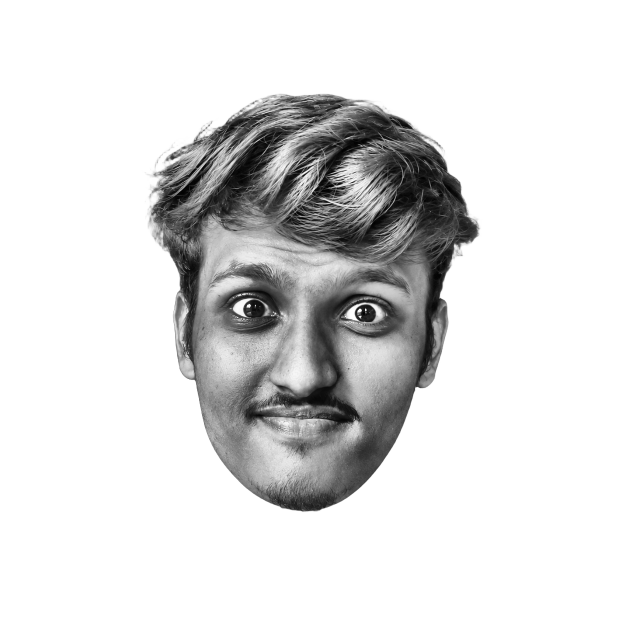
#> input picture scripts/source-prepped.png, 1254 x 1254 px (shown at 1/2 size)
$ python make_ascii_svg.py
#> lines starting #> are read from the running program, lines starting #| are printed output that depends on the picture
#!/usr/bin/env python3
"""
Convert a portrait photo into a CLEAN, monochrome ASCII-art SVG (Andrew6rant
style: one light-gray color, subject isolated on a dark background) that "types"
itself in like a terminal, then holds.

Output: mahesh-ascii.svg (repo root)
Usage: python scripts/make_ascii_svg.py [source-prepped.png] [mahesh-ascii.svg]
"""
import html
import os
import pathlib
import sys
from PIL import Image, ImageEnhance

HERE = pathlib.Path(__file__).parent
SRC = sys.argv[1] if len(sys.argv) > 1 else str(HERE / "source-prepped.png")
OUT = sys.argv[2] if len(sys.argv) > 2 else str(HERE.parent / "mahesh-ascii.svg")

COLS = int(os.environ.get("COLS", 180))
ART_W_TARGET = 800
CELL_W = ART_W_TARGET / COLS
CELL_H = CELL_W * 15 / 8
ROWS = round(COLS * 8 / 15)
RAMP = " .`:-=+*cs#%@"

CONTRAST = 1.05
BRIGHTNESS = 1.0
GAMMA = 1.18
WHITE_FLOOR = 0.80

PAD = 20
TITLEBAR_H = 30
STATUS_H = 30
ART_W = COLS * CELL_W
ART_H = ROWS * CELL_H
CANVAS_W = ART_W + PAD * 2
CANVAS_H = TITLEBAR_H + ART_H + STATUS_H + PAD

BG = "#0d1117"
BG2 = "#111722"
FRAME = "#30363d"
TITLE_TEXT = "#7d8590"
INK = "#c9d1d9"
CURSOR = "#c9d1d9"

ROW_DUR = 5.8 / ROWS
STAGGER = ROW_DUR


def build_svg():
    im = Image.open(SRC).convert("L")
#> im is the input picture: PIL image 1254x1254 L; min 0, max 255, mean 221.3
    im = ImageEnhance.Brightness(im).enhance(BRIGHTNESS)
    im = ImageEnhance.Contrast(im).enhance(CONTRAST)
    im = im.resize((COLS, ROWS), Image.LANCZOS)
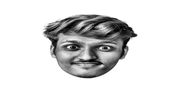
#> im: PIL image 180x96 L; min 0, max 255, mean 219.9
    px = im.load()

    rows_txt = []
    for y in range(ROWS):
        chars = []
        for x in range(COLS):
            lum = px[x, y] / 255.0
            lum = pow(lum, GAMMA)
            if lum >= WHITE_FLOOR:
                chars.append(" ")
                continue
            idx = int((1.0 - lum) * (len(RAMP) - 1) + 0.5)
            idx = max(0, min(len(RAMP) - 1, idx))
            chars.append(RAMP[idx])
        rows_txt.append("".join(chars))
#> after the loop, rows_txt = 96 items

    art_top = TITLEBAR_H + PAD * 0.35

    parts = []
    parts.append(
        f'<svg xmlns="http://www.w3.org/2000/svg" width="{CANVAS_W}" height="{CANVAS_H}" '
        f'viewBox="0 0 {CANVAS_W} {CANVAS_H}" font-family="ui-monospace, SFMono-Regular, '
        f'Menlo, Consolas, monospace">'
    )
    parts.append('<defs>'
                 f'<linearGradient id="bg" x1="0" y1="0" x2="0" y2="1">'
                 f'<stop offset="0" stop-color="{BG2}"/><stop offset="1" stop-color="{BG}"/>'
                 f'</linearGradient></defs>')

    parts.append(f'<rect width="{CANVAS_W}" height="{CANVAS_H}" rx="12" fill="url(#bg)"/>')
    parts.append(f'<rect x="0.5" y="0.5" width="{CANVAS_W-1}" height="{CANVAS_H-1}" rx="12" '
                 f'fill="none" stroke="{FRAME}" stroke-width="1"/>')

    parts.append(f'<line x1="0" y1="{TITLEBAR_H}" x2="{CANVAS_W}" y2="{TITLEBAR_H}" stroke="{FRAME}"/>')
    for i, dotcol in enumerate(["#ff5f56", "#ffbd2e", "#27c93f"]):
        parts.append(f'<circle cx="{PAD + i*16}" cy="{TITLEBAR_H/2}" r="5" fill="{dotcol}"/>')
    parts.append(f'<text x="{CANVAS_W/2}" y="{TITLEBAR_H/2 + 4}" fill="{TITLE_TEXT}" font-size="12" '
                 f'text-anchor="middle">mahesh@github: ~$ ./portrait.sh</text>')

    font_size = CELL_H * 0.86
    for ry, line in enumerate(rows_txt):
        y = art_top + ry * CELL_H + CELL_H * 0.74
        row_y = art_top + ry * CELL_H
        delay = ry * STAGGER
        safe = html.escape(line)
        text = (f'<text xml:space="preserve" x="{PAD}" y="{y:.1f}" fill="{INK}" '
                f'font-size="{font_size:.1f}" textLength="{ART_W}" lengthAdjust="spacing">{safe}</text>')

        parts.append(
            f'<clipPath id="r{ry}"><rect x="{PAD}" y="{row_y:.1f}" height="{CELL_H}" width="0">'
            f'<animate attributeName="width" from="0" to="{ART_W}" begin="{delay:.3f}s" '
            f'dur="{ROW_DUR:.2f}s" fill="freeze"/></rect></clipPath>'
        )
        parts.append(f'<g clip-path="url(#r{ry})">{text}</g>')
        parts.append(
            f'<rect y="{row_y+1:.1f}" width="{CELL_W}" height="{CELL_H-2}" fill="{CURSOR}" opacity="0">'
            f'<animate attributeName="x" from="{PAD}" to="{PAD+ART_W}" begin="{delay:.3f}s" '
            f'dur="{ROW_DUR:.2f}s" fill="freeze"/>'
            f'<set attributeName="opacity" to="0.85" begin="{delay:.3f}s"/>'
            f'<set attributeName="opacity" to="0" begin="{delay+ROW_DUR:.3f}s"/></rect>'
        )
#> this loop made 96 passes
#> (y, row_y, delay) on passes 1 to 12: (43.17, 37, 0), (51.5, 45.33, 0.0604), (59.83, 53.67, 0.121), (68.17, 62, 0.181), (76.5, 70.33, 0.242), (84.83, 78.67, 0.302), (93.17, 87, 0.362), (101.5, 95.33, 0.423), (109.8, 103.7, 0.483), (118.2, 112, 0.544), (126.5, 120.3, 0.604), (134.8, 128.7, 0.665)
#> after the loop, parts = 297 items

    status_line_y = TITLEBAR_H + ART_H + PAD * 0.35
    status_y = status_line_y + 19
    parts.append(f'<line x1="0" y1="{status_line_y:.1f}" x2="{CANVAS_W}" y2="{status_line_y:.1f}" stroke="{FRAME}"/>')
    status_text = "mahesh@github:~$ whoami "
    name_text = "Mahesh Boda"
    parts.append(f'<text x="{PAD}" y="{status_y:.1f}" fill="{TITLE_TEXT}" font-size="13">'
                 f'{status_text}<tspan fill="{INK}">{name_text}</tspan></text>')
    status_chars = len(status_text + name_text + " ")
    parts.append(f'<rect x="{PAD + status_chars * 13 * 0.6:.1f}" y="{status_y-12:.1f}" width="8" height="14" fill="{INK}">'
                 f'<animate attributeName="opacity" values="1;1;0;0" keyTimes="0;0.5;0.51;1" '
                 f'dur="1s" repeatCount="indefinite"/></rect>')

    parts.append("</svg>")
    return "".join(parts)


def main():
    if not os.path.exists(SRC):
        print(f"Error: {SRC} does not exist. Run prep_photo.py first.", file=sys.stderr)
        sys.exit(1)

    print(f"[1/2] Converting {SRC} to ASCII grid …")
    svg = build_svg()
    print(f"[2/2] Writing to {OUT} …")
    with open(OUT, "w", encoding="utf-8") as f:
        f.write(svg)
    print(f"✓ Saved → {OUT} ({CANVAS_W} x {CANVAS_H})")


if __name__ == "__main__":
    main()
